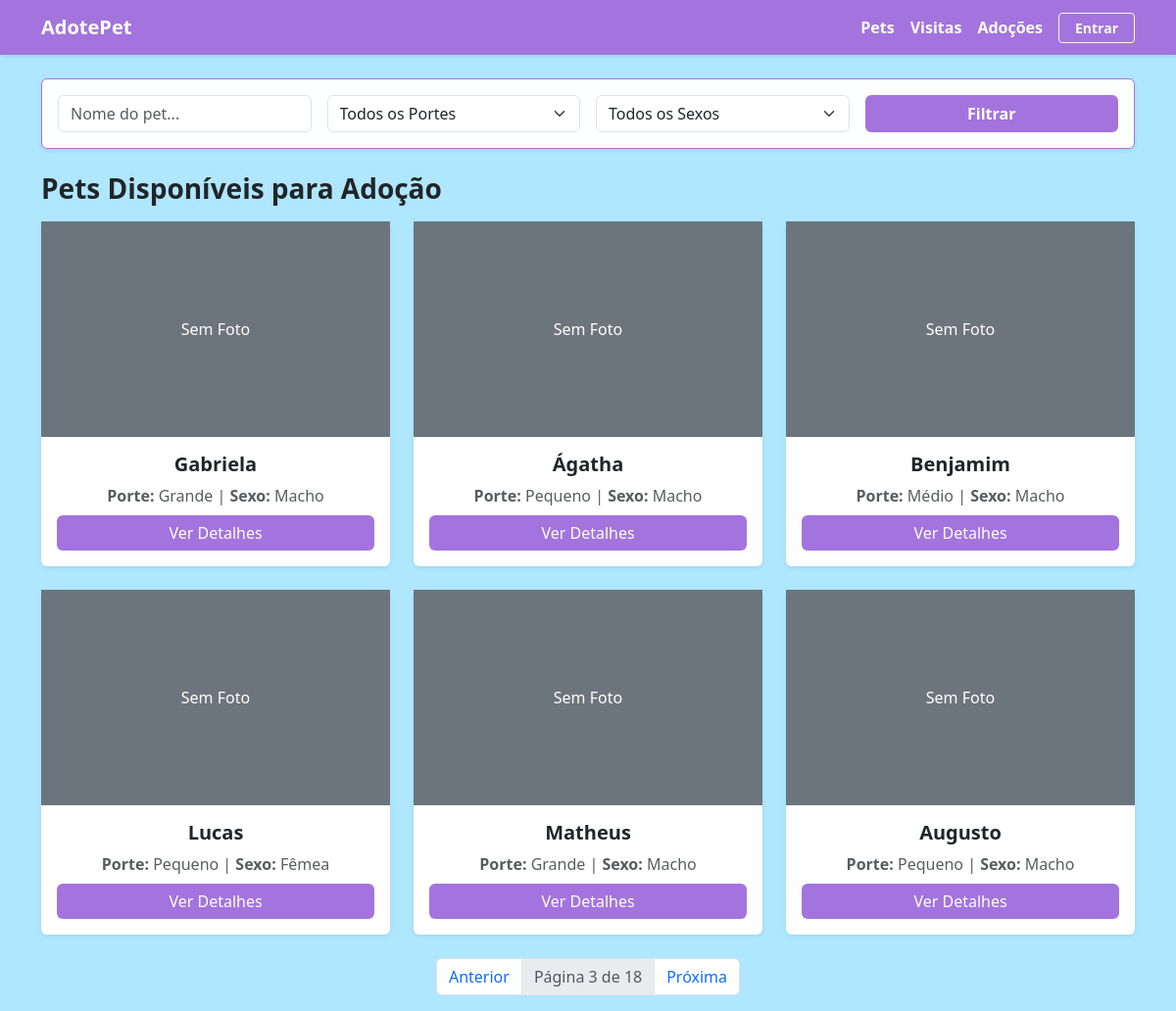
Page /?page=3&q=&porte=&sexo= on the committed database.
### pets/models.py (models this page shows, shortened)
class Pet(models.Model):
    nome= models.CharField(max_length=100)
    cor = models.CharField(max_length=50)
    data_nascimento = models.DateField(null=True, blank=True)
    sexo = models.CharField(max_length=1, choices=SEXOS)
    porte = models.CharField(max_length=1, choices=PORTES)
    peso = models.DecimalField(max_digits=5,decimal_places=2, null=True, blank=True)
    status = models.CharField(max_length=1, choices=STATUS_ADOÇAO, default='D')
    raca = models.ForeignKey(Raca, on_delete=models.PROTECT, related_name="pets")
    responsavel = models.ForeignKey(settings.AUTH_USER_MODEL, on_delete=models.PROTECT, related_name="pets")
    foto = models.ImageField(upload_to='pets/', null= True, blank=True)  # Definido assim temporariamente
    class Meta:
            verbose_name= "Pet"
            verbose_name_plural= "Pets"
            ordering= ["nome"]

### pets/views.py (the view)
# urls.py: path('', views.lista_pets, name='lista_pets'),
def lista_pets(request):
    query = request.GET.get('q', '')
    especie_id = request.GET.get('especie', '')
    porte = request.GET.get('porte', '')
    sexo = request.GET.get('sexo', '')
    pets = Pet.objects.all().order_by('-id')
    if query:
        pets = pets.filter(nome__icontains= query)
    if especie_id:
        pets = pets.filter(raca__especie =especie_id)
    if porte:
        pets = pets.filter(porte=porte)
    if sexo:
        pets = pets.filter(sexo=sexo)
    paginator = Paginator(pets, 6)
    page_number = request.GET.get('page')
    page_obj = paginator.get_page(page_number)
    context = {
        'page_obj': page_obj,
        'query': query,
    }
    return render (request, 'pets/lista_pets.html', context)

### pets/templates/pets/lista_pets.html (shortened to what this page needs)
{% extends 'base.html' %}
{% block content %}
<div class="card p-3 mb-4 shadow-sm bg-custom-light border-custom">
  <form method="GET" action="{% url 'lista_pets' %}" class="row g-3">
    <div class="col-md-3">
      <input type="text" name="q" value="{{ query }}" class="form-control" placeholder="Nome do pet...">
    </div>
    <div class="col-md-3">
      <select name="porte" class="form-select">
        <option value="">Todos os Portes</option>
      </select>
    </div>
    <div class="col-md-3">
      <select name="sexo" class="form-select">
        <option value="">Todos os Sexos</option>
      </select>
    </div>
    <div class="col-md-3 d-grid">
      <button type="submit" class="btn btn-custom-primary fw-bold">Filtrar</button>
    </div>
  </form>
</div>
<h3 class="mb-3 fw-bold text-dark">Pets Disponíveis para Adoção</h3>
<div class="row row-cols-1 row-cols-md-3 g-4">
  {% for pet in page_obj %}
    <div class="col">
      <div class="card h-100 shadow-sm border-0">
        {% if pet.foto %}
          <img src="{{ pet.foto.url }}" class="card-img-top" alt="{{ pet.nome }}" style="height: 220px; object-fit: cover;">
        {% else %}
          <div class="bg-secondary text-white d-flex align-items-center justify-content-center" style="height: 220px;">
            <span>Sem Foto</span>
          </div>
        {% endif %}
        <div class="card-body text-center">
          <h5 class="card-title fw-bold">{{ pet.nome }}</h5>
          <p class="card-text text-muted mb-2">
            <strong>Porte:</strong> {{ pet.get_porte_display|default:pet.porte }} |
            <strong>Sexo:</strong> {{ pet.get_sexo_display|default:pet.sexo }}
          </p>
          <a href="{% url 'detalhe_pet' pet.pk %}" class="btn btn-custom-primary w-100">Ver Detalhes</a>
        </div>
      </div>
    </div>
  {% empty %}
    <div class="col-12">
      <div class="alert alert-info text-center">Nenhum pet encontrado com os filtros selecionados.</div>
    </div>
  {% endfor %}
</div>
{% if page_obj.has_other_pages %}
  <nav class="mt-4">
    <ul class="pagination justify-content-center">
      {% if page_obj.has_previous %}
        <li class="page-item">
          <a class="page-link" href="?page={{ page_obj.previous_page_number }}&q={{ query }}&porte={{ porte_selecionado }}&sexo={{ sexo_selecionado }}">Anterior</a>
        </li>
      {% endif %}
      <li class="page-item disabled"><span class="page-link">Página {{ page_obj.number }} de {{ page_obj.paginator.num_pages }}</span></li>
      {% if page_obj.has_next %}
        <li class="page-item">
          <a class="page-link" href="?page={{ page_obj.next_page_number }}&q={{ query }}&porte={{ porte_selecionado }}&sexo={{ sexo_selecionado }}">Próxima</a>
        </li>
      {% endif %}
    </ul>
  </nav>
{% endif %}
{% endblock %}

### pets/templates/base.html (style rules this page uses)
:root { --cor-principal: #a374dd; --cor-fundo-suave: #feffff; }
body { background-color: #8bdcffae; }
.btn-custom-primary { background-color: var(--cor-principal) !important; color: #ffffff !important; border: none; }
.bg-custom-light { background-color: var(--cor-fundo-suave) !important; }
.border-custom { border-color: var(--cor-principal) !important; }

### rows in the picture
Pet: foto "Sem Foto", nome "Gabriela", porte "Grande", sexo "Macho"
Pet: foto "Sem Foto", nome "Ágatha", porte "Pequeno", sexo "Macho"
Pet: foto "Sem Foto", nome "Benjamim", porte "Médio", sexo "Macho"
Pet: foto "Sem Foto", nome "Lucas", porte "Pequeno", sexo "Fêmea"
Pet: foto "Sem Foto", nome "Matheus", porte "Grande", sexo "Macho"
Pet: foto "Sem Foto", nome "Augusto", porte "Pequeno", sexo "Macho"

### other values in the picture
{{ page_obj.number }} "3"
{{ page_obj.paginator.num_pages }} "18"
